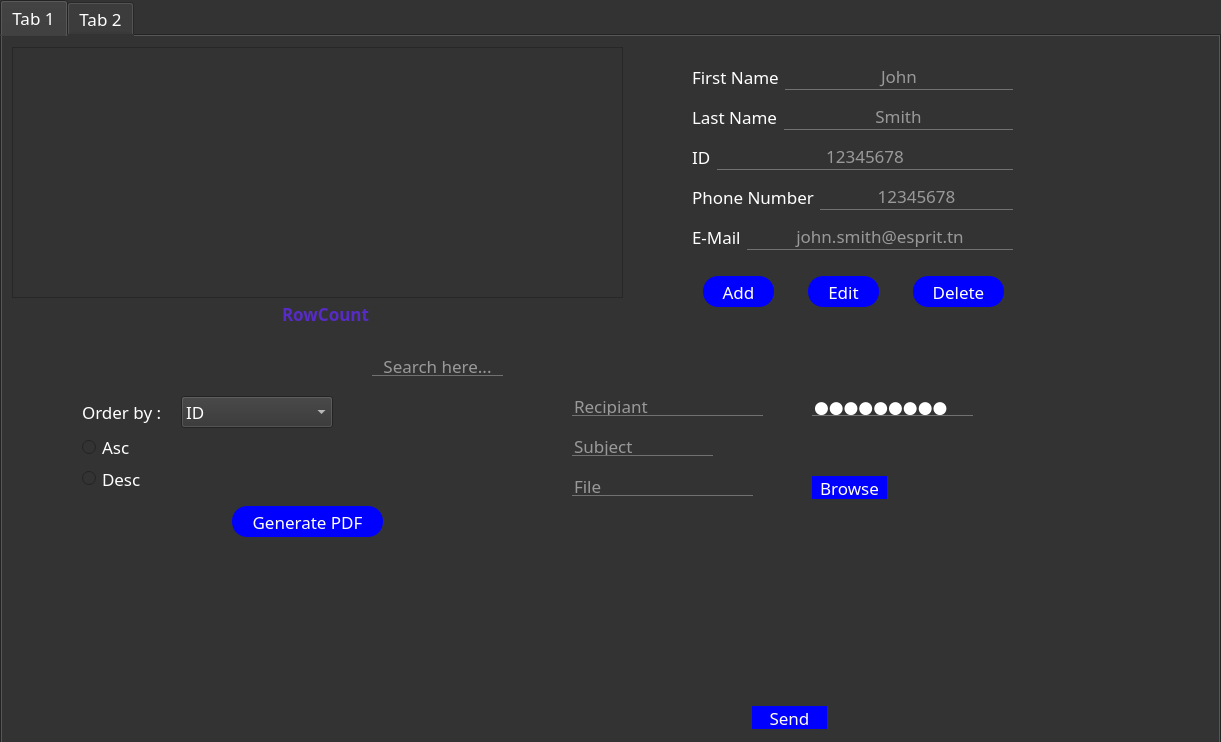
<?xml version="1.0" encoding="UTF-8"?>
<ui version="4.0">
 <class>clientmanagement</class>
 <widget class="QWidget" name="clientmanagement">
  <property name="geometry">
   <rect>
    <x>0</x>
    <y>0</y>
    <width>1221</width>
    <height>742</height>
   </rect>
  </property>
  <property name="windowTitle">
   <string>Form</string>
  </property>
  <property name="styleSheet">
   <string notr="true">*{
font-family:century gothic;
font-size:17px;
background:#333;
}


QPushButton
{
background:blue;
border-radius:15px;
}
QToolButton
{
background:blue;
border-radius:60px;
}
QTextEdit
{
bakcground:#333;
border-radius:60px;
}
QLabel
{
color:white;
}
QWidget
{
color:white;
}
QPushButton:hover
{
background:grey;
}
QLineEdit
{
border:none;
color:white;
border-bottom:1px solid #717072;
}
QTableView
{
background:#333;
}
QHeaderView {
background:#333;
background-color:transparent;
}
QToolButton
{
background:#333;
border-radius:60px;
}
</string>
  </property>
  <widget class="QTabWidget" name="tabWidget">
   <property name="geometry">
    <rect>
     <x>0</x>
     <y>0</y>
     <width>1221</width>
     <height>791</height>
    </rect>
   </property>
   <property name="currentIndex">
    <number>0</number>
   </property>
   <widget class="QWidget" name="tab">
    <attribute name="title">
     <string>Tab 1</string>
    </attribute>
    <widget class="QTableView" name="clientTable">
     <property name="geometry">
      <rect>
       <x>10</x>
       <y>11</y>
       <width>611</width>
       <height>251</height>
      </rect>
     </property>
    </widget>
    <widget class="QPushButton" name="browseBtn">
     <property name="geometry">
      <rect>
       <x>810</x>
       <y>440</y>
       <width>75</width>
       <height>23</height>
      </rect>
     </property>
     <property name="text">
      <string>Browse</string>
     </property>
    </widget>
    <widget class="QPushButton" name="addClient">
     <property name="geometry">
      <rect>
       <x>701</x>
       <y>240</y>
       <width>71</width>
       <height>31</height>
      </rect>
     </property>
     <property name="styleSheet">
      <string notr="true">QPushButton#addClient
{
	qproperty-icon: url(18/plus-18.png);
	qproperty-iconSize: 18px 18px;
	text-align: center;
}</string>
     </property>
     <property name="text">
      <string>Add</string>
     </property>
    </widget>
    <widget class="QLineEdit" name="searchBox">
     <property name="geometry">
      <rect>
       <x>370</x>
       <y>320</y>
       <width>131</width>
       <height>20</height>
      </rect>
     </property>
     <property name="alignment">
      <set>Qt::AlignCenter</set>
     </property>
     <property name="placeholderText">
      <string>Search here...</string>
     </property>
    </widget>
    <widget class="QPushButton" name="pdfClient">
     <property name="geometry">
      <rect>
       <x>230</x>
       <y>470</y>
       <width>151</width>
       <height>31</height>
      </rect>
     </property>
     <property name="styleSheet">
      <string notr="true">QPushButton#pdfClient
{
	qproperty-icon: url(ressources/images/pdfIcon.png);
	qproperty-iconSize: 20px 20px;
	text-align: center;
}</string>
     </property>
     <property name="text">
      <string>Generate PDF</string>
     </property>
    </widget>
    <widget class="QLineEdit" name="subject">
     <property name="geometry">
      <rect>
       <x>570</x>
       <y>400</y>
       <width>141</width>
       <height>20</height>
      </rect>
     </property>
     <property name="placeholderText">
      <string>Subject</string>
     </property>
    </widget>
    <widget class="QTextEdit" name="msg">
     <property name="geometry">
      <rect>
       <x>590</x>
       <y>470</y>
       <width>401</width>
       <height>181</height>
      </rect>
     </property>
    </widget>
    <widget class="QLineEdit" name="rcpt">
     <property name="geometry">
      <rect>
       <x>570</x>
       <y>360</y>
       <width>191</width>
       <height>20</height>
      </rect>
     </property>
     <property name="placeholderText">
      <string>Recipiant</string>
     </property>
    </widget>
    <widget class="QLabel" name="count">
     <property name="geometry">
      <rect>
       <x>280</x>
       <y>270</y>
       <width>91</width>
       <height>16</height>
      </rect>
     </property>
     <property name="font">
      <font>
       <family>century gothic</family>
       <pointsize>-1</pointsize>
       <weight>75</weight>
       <bold>true</bold>
      </font>
     </property>
     <property name="styleSheet">
      <string notr="true">QLabel#count
{
	color: rgb(87, 43, 198)
}</string>
     </property>
     <property name="text">
      <string>RowCount</string>
     </property>
    </widget>
    <widget class="QWidget" name="layoutWidget">
     <property name="geometry">
      <rect>
       <x>80</x>
       <y>360</y>
       <width>251</width>
       <height>95</height>
      </rect>
     </property>
     <layout class="QVBoxLayout" name="verticalLayout_3">
      <item>
       <layout class="QHBoxLayout" name="horizontalLayout_6">
        <item>
         <widget class="QLabel" name="label">
          <property name="text">
           <string>Order by :</string>
          </property>
         </widget>
        </item>
        <item>
         <widget class="QComboBox" name="sort">
          <item>
           <property name="text">
            <string>ID</string>
           </property>
          </item>
          <item>
           <property name="text">
            <string>Last Name</string>
           </property>
          </item>
          <item>
           <property name="text">
            <string>First Name</string>
           </property>
          </item>
          <item>
           <property name="text">
            <string>Phone Number</string>
           </property>
          </item>
          <item>
           <property name="text">
            <string>E-Mail</string>
           </property>
          </item>
         </widget>
        </item>
       </layout>
      </item>
      <item>
       <layout class="QVBoxLayout" name="verticalLayout_2">
        <item>
         <widget class="QRadioButton" name="ascClient">
          <property name="text">
           <string>Asc</string>
          </property>
         </widget>
        </item>
        <item>
         <widget class="QRadioButton" name="descClient">
          <property name="text">
           <string>Desc</string>
          </property>
         </widget>
        </item>
       </layout>
      </item>
     </layout>
    </widget>
    <widget class="QPushButton" name="delClient">
     <property name="geometry">
      <rect>
       <x>911</x>
       <y>240</y>
       <width>91</width>
       <height>31</height>
      </rect>
     </property>
     <property name="styleSheet">
      <string notr="true">QPushButton#delClient
{
	qproperty-icon: url(18/cancel-18.png);
	qproperty-iconSize: 18px 18px;
	text-align: center;
}</string>
     </property>
     <property name="text">
      <string>Delete</string>
     </property>
    </widget>
    <widget class="QPushButton" name="editClient">
     <property name="geometry">
      <rect>
       <x>806</x>
       <y>240</y>
       <width>71</width>
       <height>31</height>
      </rect>
     </property>
     <property name="styleSheet">
      <string notr="true">QPushButton#editClient
{
	qproperty-icon: url(18/edit-18.png);
	qproperty-iconSize: 18px 18px;
	text-align: center;
}</string>
     </property>
     <property name="text">
      <string>Edit</string>
     </property>
    </widget>
    <widget class="QLineEdit" name="file">
     <property name="geometry">
      <rect>
       <x>570</x>
       <y>440</y>
       <width>181</width>
       <height>20</height>
      </rect>
     </property>
     <property name="placeholderText">
      <string>File</string>
     </property>
    </widget>
    <widget class="QWidget" name="layoutWidget_2">
     <property name="geometry">
      <rect>
       <x>690</x>
       <y>20</y>
       <width>321</width>
       <height>201</height>
      </rect>
     </property>
     <layout class="QVBoxLayout" name="verticalLayout">
      <item>
       <layout class="QHBoxLayout" name="horizontalLayout_5">
        <item>
         <widget class="QLabel" name="fn">
          <property name="text">
           <string>First Name</string>
          </property>
         </widget>
        </item>
        <item>
         <widget class="QLineEdit" name="fnEdit">
          <property name="alignment">
           <set>Qt::AlignCenter</set>
          </property>
          <property name="placeholderText">
           <string>John</string>
          </property>
         </widget>
        </item>
       </layout>
      </item>
      <item>
       <layout class="QHBoxLayout" name="horizontalLayout_4">
        <item>
         <widget class="QLabel" name="ln">
          <property name="text">
           <string>Last Name</string>
          </property>
         </widget>
        </item>
        <item>
         <widget class="QLineEdit" name="lnEdit">
          <property name="alignment">
           <set>Qt::AlignCenter</set>
          </property>
          <property name="placeholderText">
           <string>Smith</string>
          </property>
         </widget>
        </item>
       </layout>
      </item>
      <item>
       <layout class="QHBoxLayout" name="horizontalLayout_3">
        <item>
         <widget class="QLabel" name="id">
          <property name="text">
           <string>ID</string>
          </property>
         </widget>
        </item>
        <item>
         <widget class="QLineEdit" name="idEdit">
          <property name="alignment">
           <set>Qt::AlignCenter</set>
          </property>
          <property name="placeholderText">
           <string>12345678</string>
          </property>
         </widget>
        </item>
       </layout>
      </item>
      <item>
       <layout class="QHBoxLayout" name="horizontalLayout_2">
        <item>
         <widget class="QLabel" name="ph">
          <property name="text">
           <string>Phone Number</string>
          </property>
         </widget>
        </item>
        <item>
         <widget class="QLineEdit" name="phEdit">
          <property name="alignment">
           <set>Qt::AlignCenter</set>
          </property>
          <property name="placeholderText">
           <string>12345678</string>
          </property>
         </widget>
        </item>
       </layout>
      </item>
      <item>
       <layout class="QHBoxLayout" name="horizontalLayout">
        <item>
         <widget class="QLabel" name="m">
          <property name="text">
           <string>E-Mail</string>
          </property>
         </widget>
        </item>
        <item>
         <widget class="QLineEdit" name="mEdit">
          <property name="alignment">
           <set>Qt::AlignCenter</set>
          </property>
          <property name="placeholderText">
           <string>john.smith@esprit.tn</string>
          </property>
         </widget>
        </item>
       </layout>
      </item>
     </layout>
    </widget>
    <widget class="QPushButton" name="sendBtn">
     <property name="geometry">
      <rect>
       <x>750</x>
       <y>670</y>
       <width>75</width>
       <height>23</height>
      </rect>
     </property>
     <property name="text">
      <string>Send</string>
     </property>
    </widget>
    <widget class="QLineEdit" name="mail_pass">
     <property name="geometry">
      <rect>
       <x>810</x>
       <y>360</y>
       <width>161</width>
       <height>20</height>
      </rect>
     </property>
     <property name="text">
      <string>Azizimen1</string>
     </property>
     <property name="echoMode">
      <enum>QLineEdit::Password</enum>
     </property>
    </widget>
   </widget>
   <widget class="QWidget" name="tab_2">
    <attribute name="title">
     <string>Tab 2</string>
    </attribute>
    <widget class="QPushButton" name="pushButton">
     <property name="geometry">
      <rect>
       <x>470</x>
       <y>320</y>
       <width>121</width>
       <height>31</height>
      </rect>
     </property>
     <property name="text">
      <string>Check Code</string>
     </property>
    </widget>
   </widget>
  </widget>
 </widget>
 <resources/>
 <connections/>
</ui>
